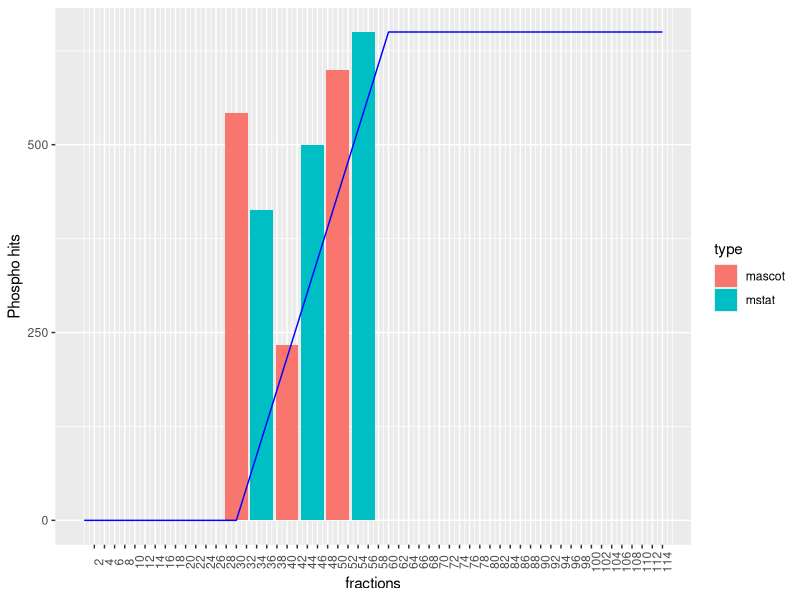

This chart was generated by the following R code: (Note: this script raises an error after producing the figure.)
library(ggplot2)
library(gtable)
library(grid)
require(ggplot2)
df1 <- data.frame(frax=c(0,30,60,114),solvb=c(0,0,100,100))
df2 <-data.frame(
  type = factor(c("mascot","mstat"), levels=c("mascot","mstat")), frax = c(30,35,40,45,50,55), phos=c(542,413,233,500,600,650))

p1<-ggplot(df2,aes(x=frax, y=phos,fill=type)) + geom_bar(stat="identity",position="dodge") + scale_x_continuous("fractions",breaks=seq(1,115,2)) + scale_y_continuous("Phospho hits",breaks=seq(0,1400,250))
p2<-ggplot(df1,aes(x=frax,y=solvb)) + geom_line(colour="blue") +theme(panel.background = element_rect(fill = "transparent"))
#stat=identity coerces height of bar to represent values in data, position is separate bar plots (not stacked)
p3<-ggplot() + geom_bar(data=df2, aes(x=frax, y=phos, fill=type), stat="identity",position="dodge") + scale_x_continuous("fractions",breaks=seq(2,114,2)) + scale_y_continuous("Phospho hits",breaks=seq(0,1400,250)) + geom_line(data=df1, aes(x=frax, y=solvb*6.5), colour="blue")+theme(axis.text.x = element_text(angle = 90))
p3
#extract gtable
g1<-ggplot_gtable(ggplot_build(p1))
g2<-ggplot_gtable(ggplot_build(p2))

#overlap the panel of 2nd plot on that of 1st plot
pp <-c(subset(g1$layout, name == "panel", se=t:r))
g<-gtable_add_grob(g1,
                   g2$grobs[[which(g2$layout$name == "panel")]],
                   pp$t,pp$l,pp$b,pp$l)

#axis tweaks
alab<-g2$grobs[[which(g2$layout$name=="ylab")]]
ia<-which(g2$layout$name == "axis-l")
ga<-g2$grobs[[ia]]
ax<-ga$children[[2]]
ax$widths<-rev(ax$widths)
ax$grobs<-rev(ax$grobs)
ax$grobs[[1]]$x<-ax$grobs[[1]]$x-unit(1,"npc")+
  unit(0.15,"cm")
g<-gtable_add_cols(g,g2$widths[g2$layout[ia,]$l],
                   length(g$widths)-1)
g<-gtable_add_cols(g, g2$widths[g2$layout[ia,]$l],
                   length(g$widths)-1)
g<-gtable_add_grob(g,ax,pp$t,length(g$widths) - 2,pp$b)
g<-gtable_add_grob(g,alab,pp$t,length(g$widths) - 1,pp$b)

grid.draw(g)
